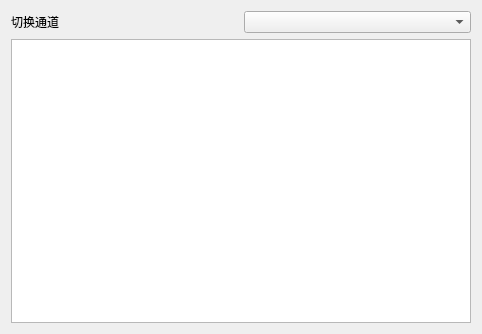
<?xml version="1.0" encoding="UTF-8"?>
<ui version="4.0">
 <class>AlalysisResultView</class>
 <widget class="QWidget" name="AlalysisResultView">
  <property name="geometry">
   <rect>
    <x>0</x>
    <y>0</y>
    <width>482</width>
    <height>334</height>
   </rect>
  </property>
  <property name="windowTitle">
   <string>Form</string>
  </property>
  <layout class="QGridLayout" name="gridLayout_2">
   <item row="0" column="0">
    <layout class="QGridLayout" name="gridLayout">
     <item row="0" column="1">
      <widget class="QComboBox" name="comboBox"/>
     </item>
     <item row="0" column="0">
      <widget class="QLabel" name="label">
       <property name="text">
        <string>切换通道</string>
       </property>
       <property name="buddy">
        <cstring>comboBox</cstring>
       </property>
      </widget>
     </item>
     <item row="1" column="0" colspan="2">
      <widget class="QTableWidget" name="tableWidget"/>
     </item>
    </layout>
   </item>
  </layout>
 </widget>
 <resources/>
 <connections/>
</ui>
